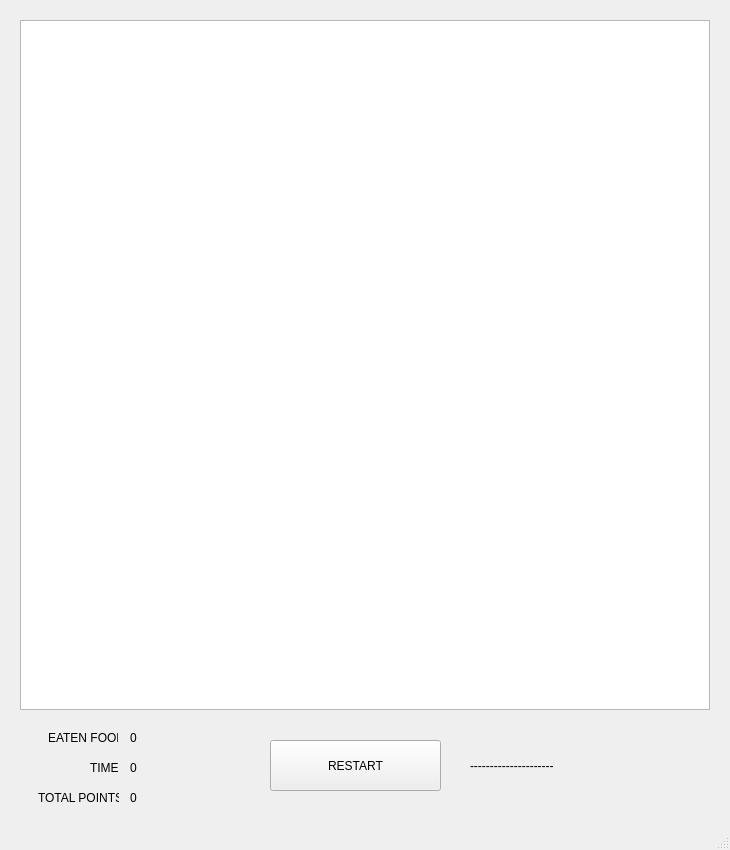
<?xml version="1.0" encoding="UTF-8"?>
<ui version="4.0">
 <class>MainWindow</class>
 <widget class="QMainWindow" name="MainWindow">
  <property name="geometry">
   <rect>
    <x>0</x>
    <y>0</y>
    <width>730</width>
    <height>850</height>
   </rect>
  </property>
  <property name="windowTitle">
   <string>MainWindow</string>
  </property>
  <widget class="QWidget" name="centralwidget">
   <widget class="QGraphicsView" name="graphicsView">
    <property name="geometry">
     <rect>
      <x>20</x>
      <y>20</y>
      <width>690</width>
      <height>690</height>
     </rect>
    </property>
   </widget>
   <widget class="QPushButton" name="restartButton">
    <property name="geometry">
     <rect>
      <x>270</x>
      <y>740</y>
      <width>171</width>
      <height>51</height>
     </rect>
    </property>
    <property name="text">
     <string>RESTART</string>
    </property>
   </widget>
   <widget class="QLabel" name="label">
    <property name="geometry">
     <rect>
      <x>48</x>
      <y>730</y>
      <width>70</width>
      <height>16</height>
     </rect>
    </property>
    <property name="text">
     <string>EATEN FOOD</string>
    </property>
   </widget>
   <widget class="QLabel" name="label_2">
    <property name="geometry">
     <rect>
      <x>90</x>
      <y>760</y>
      <width>31</width>
      <height>16</height>
     </rect>
    </property>
    <property name="text">
     <string>TIME</string>
    </property>
   </widget>
   <widget class="QLabel" name="label_3">
    <property name="geometry">
     <rect>
      <x>38</x>
      <y>790</y>
      <width>81</width>
      <height>16</height>
     </rect>
    </property>
    <property name="text">
     <string>TOTAL POINTS</string>
    </property>
   </widget>
   <widget class="QLabel" name="foodPoints">
    <property name="geometry">
     <rect>
      <x>130</x>
      <y>730</y>
      <width>49</width>
      <height>16</height>
     </rect>
    </property>
    <property name="text">
     <string>0</string>
    </property>
   </widget>
   <widget class="QLabel" name="timePoints">
    <property name="geometry">
     <rect>
      <x>130</x>
      <y>760</y>
      <width>49</width>
      <height>16</height>
     </rect>
    </property>
    <property name="text">
     <string>0</string>
    </property>
   </widget>
   <widget class="QLabel" name="totalPoints">
    <property name="geometry">
     <rect>
      <x>130</x>
      <y>790</y>
      <width>49</width>
      <height>16</height>
     </rect>
    </property>
    <property name="text">
     <string>0</string>
    </property>
   </widget>
   <widget class="QLabel" name="game_over">
    <property name="geometry">
     <rect>
      <x>470</x>
      <y>750</y>
      <width>111</width>
      <height>31</height>
     </rect>
    </property>
    <property name="text">
     <string>---------------------</string>
    </property>
   </widget>
  </widget>
  <widget class="QStatusBar" name="statusbar"/>
 </widget>
 <resources/>
 <connections/>
</ui>
